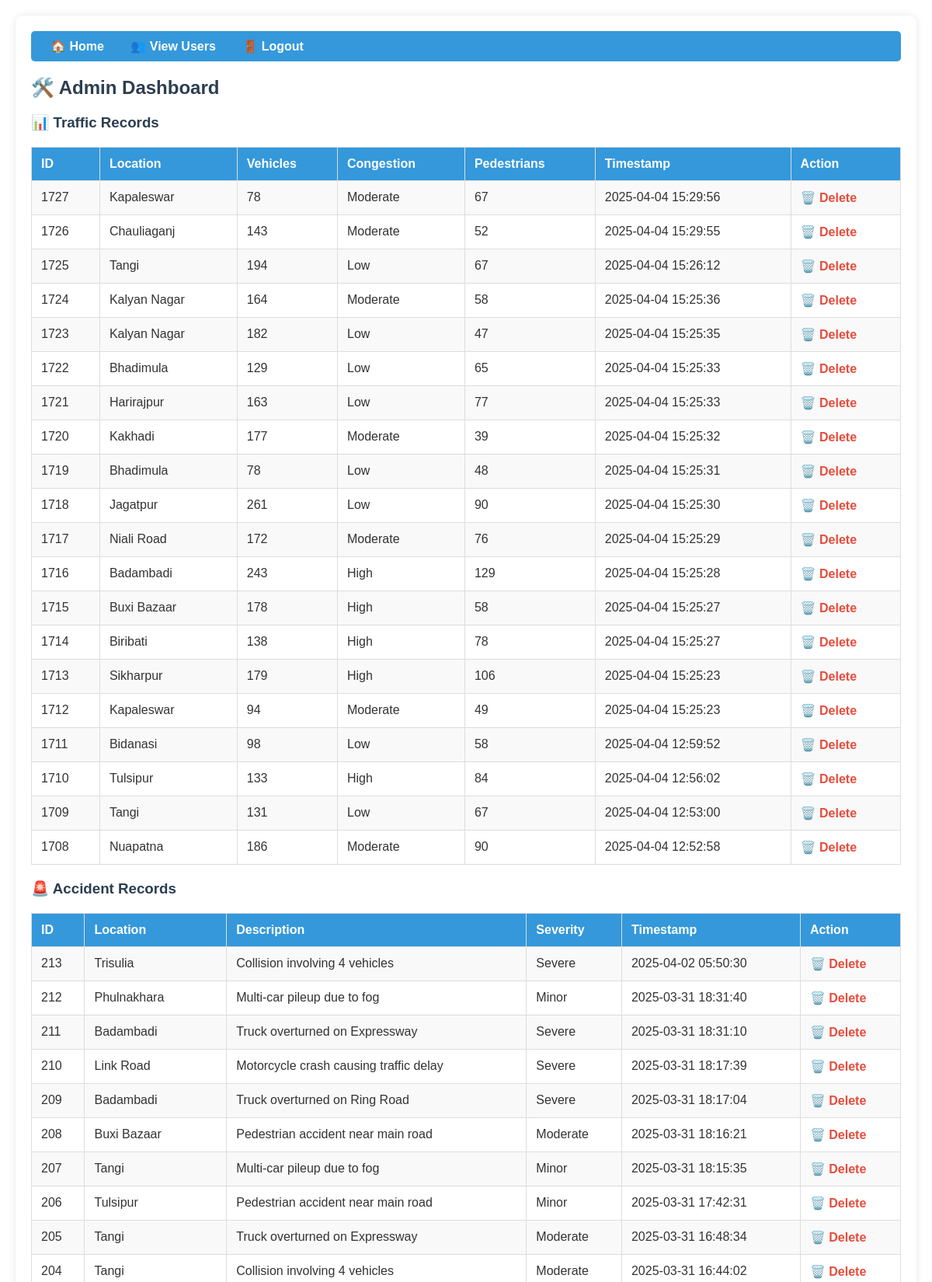
The page /admin/dashboard (signed in, upper part) on the database its author committed.
### tables this page shows
CREATE TABLE traffic (
    id INTEGER PRIMARY KEY AUTOINCREMENT,
    location TEXT,
    vehicle_count INTEGER,
    congestion_level TEXT,
    pedestrian_count INTEGER,
    timestamp DATETIME DEFAULT CURRENT_TIMESTAMP
, user_id INTEGER);

CREATE TABLE accidents (
            id INTEGER PRIMARY KEY AUTOINCREMENT,
            location TEXT,
            description TEXT,
            severity TEXT,
            timestamp DATETIME DEFAULT CURRENT_TIMESTAMP
        );

### app.py (the view)
@app.route("/admin/dashboard")
def admin_dashboard():
    if not session.get("admin"):
        return redirect("/admin")
    with sqlite3.connect("traffic.db") as conn:
        cursor = conn.cursor()
        cursor.execute("SELECT * FROM traffic ORDER BY id DESC LIMIT 20")
        traffic_data = cursor.fetchall()
        cursor.execute("SELECT * FROM accidents ORDER BY id DESC LIMIT 20")
        accidents = cursor.fetchall()
        cursor.execute("SELECT * FROM alerts ORDER BY id DESC LIMIT 20")
        alerts = cursor.fetchall()
    return render_template("admin_dashboard.html", traffic_data=traffic_data, accidents=accidents, alerts=alerts)

### templates/admin_dashboard.html (shortened to what this page needs)
<!DOCTYPE html>
<html>
<head>
</head>
<body>
    <div class="container">
        <div class="navbar">
            <a href="/">🏠 Home</a>
            <a href="/admin/users">👥 View Users</a>
            <a href="/admin/logout">🚪 Logout</a>
        </div>
        <h2>🛠️ Admin Dashboard</h2>
        <h3>📊 Traffic Records</h3>
        <table>
            <tr>
                <th>ID</th>
                <th>Location</th>
                <th>Vehicles</th>
                <th>Congestion</th>
                <th>Pedestrians</th>
                <th>Timestamp</th>
                <th>Action</th>
            </tr>
            {% for row in traffic_data %}
            <tr>
                <td>{{ row[0] }}</td>
                <td>{{ row[1] }}</td>
                <td>{{ row[2] }}</td>
                <td>{{ row[3] }}</td>
                <td>{{ row[4] }}</td>
                <td>{{ row[5] }}</td>
                <td><a href="/admin/delete/{{ row[0] }}" class="delete-link">🗑️ Delete</a></td>
            </tr>
            {% endfor %}
        </table>
        <h3>🚨 Accident Records</h3>
        <table>
            <tr>
                <th>ID</th>
                <th>Location</th>
                <th>Description</th>
                <th>Severity</th>
                <th>Timestamp</th>
                <th>Action</th>
            </tr>
            {% for row in accidents %}
            <tr>
                <td>{{ row[0] }}</td>
                <td>{{ row[1] }}</td>
                <td>{{ row[2] }}</td>
                <td>{{ row[3] }}</td>
                <td>{{ row[4] }}</td>
                <td><a href="/admin/delete_accident/{{ row[0] }}" class="delete-link">🗑️ Delete</a></td>
            </tr>
            {% endfor %}
        </table>
    </div>
</body>
</html>

### templates/admin_dashboard.html (style rules this page uses)
body { margin: 0; padding: 20px; font-family: Arial, sans-serif; background: url('https://images.unsplash.com/photo-1483301960903-9e649cc76d22?q=80&w=2070') repeat-x; background-size: 1920px 1080px; animation: moveBackground 60s linear infinite; color: #333; }
h2, h3 { color: #2c3e50; text-shadow: 1px 1px 2px rgba(255, 255, 255, 0.8); }
.container { background: rgba(255, 255, 255, 0.9); padding: 20px; border-radius: 10px; max-width: 1200px; margin: 0 auto; box-shadow: 0 0 10px rgba(0, 0, 0, 0.1); }
.navbar { background: #3498db; padding: 10px; border-radius: 5px; margin-bottom: 20px; }
.navbar a { color: white; margin: 0 15px; text-decoration: none; font-weight: bold; }
a { color: #2980b9; text-decoration: none; }
table { width: 100%; border-collapse: collapse; margin: 20px 0; background: #fff; }
th, td { padding: 12px; text-align: left; border: 1px solid #ddd; }
th { background: #3498db; color: white; }
tr:nth-child(even) { background: #f9f9f9; }
.delete-link { color: #e74c3c; font-weight: bold; }

### rows shown on the page
traffic: id "1727", location "Kapaleswar", vehicle_count "78", congestion_level "Moderate", pedestrian_count "67", timestamp "2025-04-04 15:29:56"
traffic: id "1726", location "Chauliaganj", vehicle_count "143", congestion_level "Moderate", pedestrian_count "52", timestamp "2025-04-04 15:29:55"
traffic: id "1725", location "Tangi", vehicle_count "194", congestion_level "Low", pedestrian_count "67", timestamp "2025-04-04 15:26:12"
traffic: id "1724", location "Kalyan Nagar", vehicle_count "164", congestion_level "Moderate", pedestrian_count "58", timestamp "2025-04-04 15:25:36"
traffic: id "1723", location "Kalyan Nagar", vehicle_count "182", congestion_level "Low", pedestrian_count "47", timestamp "2025-04-04 15:25:35"
traffic: id "1722", location "Bhadimula", vehicle_count "129", congestion_level "Low", pedestrian_count "65", timestamp "2025-04-04 15:25:33"
traffic: id "1721", location "Harirajpur", vehicle_count "163", congestion_level "Low", pedestrian_count "77", timestamp "2025-04-04 15:25:33"
traffic: id "1720", location "Kakhadi", vehicle_count "177", congestion_level "Moderate", pedestrian_count "39", timestamp "2025-04-04 15:25:32"
traffic: id "1719", location "Bhadimula", vehicle_count "78", congestion_level "Low", pedestrian_count "48", timestamp "2025-04-04 15:25:31"
traffic: id "1718", location "Jagatpur", vehicle_count "261", congestion_level "Low", pedestrian_count "90", timestamp "2025-04-04 15:25:30"
traffic: id "1717", location "Niali Road", vehicle_count "172", congestion_level "Moderate", pedestrian_count "76", timestamp "2025-04-04 15:25:29"
traffic: id "1716", location "Badambadi", vehicle_count "243", congestion_level "High", pedestrian_count "129", timestamp "2025-04-04 15:25:28"
traffic: id "1715", location "Buxi Bazaar", vehicle_count "178", congestion_level "High", pedestrian_count "58", timestamp "2025-04-04 15:25:27"
traffic: id "1714", location "Biribati", vehicle_count "138", congestion_level "High", pedestrian_count "78", timestamp "2025-04-04 15:25:27"
traffic: id "1713", location "Sikharpur", vehicle_count "179", congestion_level "High", pedestrian_count "106", timestamp "2025-04-04 15:25:23"
traffic: id "1712", location "Kapaleswar", vehicle_count "94", congestion_level "Moderate", pedestrian_count "49", timestamp "2025-04-04 15:25:23"
traffic: id "1711", location "Bidanasi", vehicle_count "98", congestion_level "Low", pedestrian_count "58", timestamp "2025-04-04 12:59:52"
traffic: id "1710", location "Tulsipur", vehicle_count "133", congestion_level "High", pedestrian_count "84", timestamp "2025-04-04 12:56:02"
traffic: id "1709", location "Tangi", vehicle_count "131", congestion_level "Low", pedestrian_count "67", timestamp "2025-04-04 12:53:00"
traffic: id "1708", location "Nuapatna", vehicle_count "186", congestion_level "Moderate", pedestrian_count "90", timestamp "2025-04-04 12:52:58"
accidents: id "213", location "Trisulia", description "Collision involving 4 vehicles", severity "Severe", timestamp "2025-04-02 05:50:30"
accidents: id "212", location "Phulnakhara", description "Multi-car pileup due to fog", severity "Minor", timestamp "2025-03-31 18:31:40"
accidents: id "211", location "Badambadi", description "Truck overturned on Expressway", severity "Severe", timestamp "2025-03-31 18:31:10"
accidents: id "210", location "Link Road", description "Motorcycle crash causing traffic delay", severity "Severe", timestamp "2025-03-31 18:17:39"
accidents: id "209", location "Badambadi", description "Truck overturned on Ring Road", severity "Severe", timestamp "2025-03-31 18:17:04"
accidents: id "208", location "Buxi Bazaar", description "Pedestrian accident near main road", severity "Moderate", timestamp "2025-03-31 18:16:21"
accidents: id "207", location "Tangi", description "Multi-car pileup due to fog", severity "Minor", timestamp "2025-03-31 18:15:35"
accidents: id "206", location "Tulsipur", description "Pedestrian accident near main road", severity "Minor", timestamp "2025-03-31 17:42:31"
accidents: id "205", location "Tangi", description "Truck overturned on Expressway", severity "Moderate", timestamp "2025-03-31 16:48:34"
accidents: id "204", location "Tangi", description "Collision involving 4 vehicles", severity "Moderate", timestamp "2025-03-31 16:44:02"
